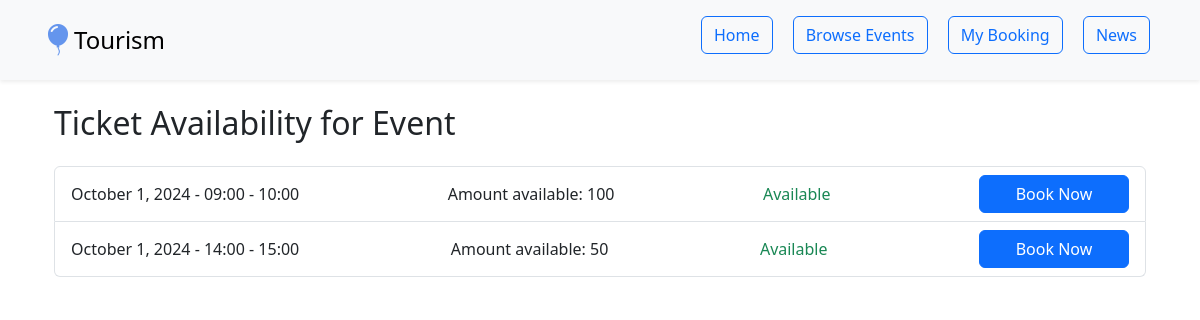
Page /availability/2 on the earlier database version.
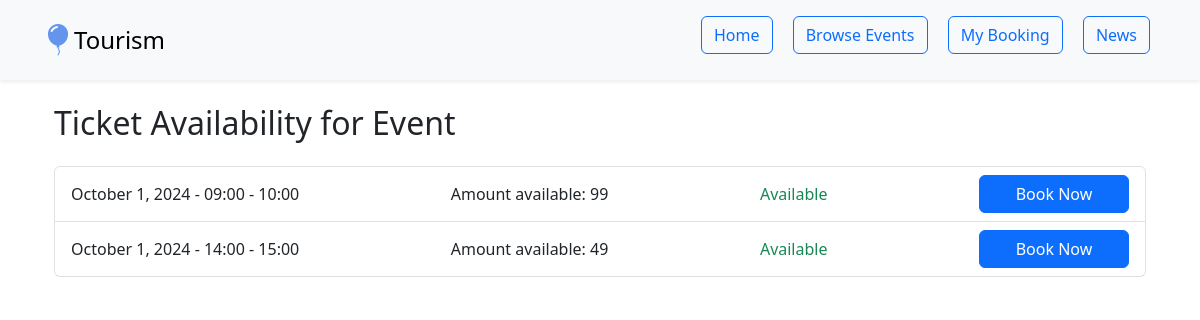
Same page on the later database version.
### project/objects.py (models this page shows)
class Ticketing(db.Model):
    id = db.Column(db.Integer, primary_key=True)
    event_id = db.Column(db.Integer, db.ForeignKey('event.id'), nullable=False)
    date = db.Column(db.String(50), nullable=False)
    time_slot = db.Column(db.String(20), nullable=False)
    available_tickets = db.Column(db.Integer, nullable=False)
    booked_quantity = db.Column(db.Integer, nullable=True, default=0)
    email = db.Column(db.String(100), nullable=True)

### project/app.py (the view)
@app.route('/availability/<int:event_id>')
def availability(event_id):
    tickets = Ticketing.query.filter_by(event_id=event_id).all()
    log("view ticket availability")
    return render_template('availability.html', tickets=tickets)

### project/app.py (called while the page is built)
def log(event):
    id, name, email = getUser()
    current_app.logger.info(f'{id}, {name}, {event}, CUSTOMLOG')

def getUser():
    return [
        session.get('user_id', 0),
        session.get('user_name', 'anonymous'),
        session.get('user_email', 'none')
    ]

### project/templates/availability.html (shortened to what this page needs)
{% extends 'layout.html' %}
{% block content %}
<div class="container">
  <h2 class="mb-4">Ticket Availability for Event</h2>
  <ul class="list-group">
    {% for ticket in tickets %}
    <li class="list-group-item d-flex justify-content-between align-items-center">
      <span>{{ ticket.date }} - {{ ticket.time_slot }}</span>
      <span>Amount available: {{ticket.available_tickets}}</span>
      <span class="{% if ticket.available_tickets > 0 %}text-success{% else %}text-danger{% endif %}">
        {% if ticket.available_tickets > 0 %}Available{% else %}Sold Out{% endif %}
      </span>
      <a href="{{ url_for('app.payment', ticket_id=ticket.id) }}"
         class="btn {% if ticket.available_tickets > 0 %}btn-primary{% else %}btn-secondary disabled{% endif %}"
         {% if ticket.available_tickets == 0 %}disabled{% endif %}>
        {% if ticket.available_tickets > 0 %}Book Now{% else %}Sold Out{% endif %}
      </a>
    </li>
    {% endfor %}
  </ul>
</div>
{% endblock %}

### project/templates/layout.html (shortened to what this page needs)
<!DOCTYPE html>
<html lang="en">
<head>
  <link rel="stylesheet" href="https://cdn.jsdelivr.net/npm/bootstrap-icons@1.11.3/font/bootstrap-icons.min.css">
  <link href="https://cdn.jsdelivr.net/npm/bootstrap@5.3.3/dist/css/bootstrap.min.css" rel="stylesheet">
</head>
<body>
  <header class="bg-light shadow-sm mb-4">
    <div class="container d-flex justify-content-between py-3">
       <a href="http://localhost:8000" class="d-flex align-items-center mb-3 mb-md-0 me-md-auto link-body-emphasis text-decoration-none">
        <i class="bi-balloon-fill" style="font-size: 2rem; color: cornflowerblue;"></i>
        <span class="fs-4">Tourism</span>
      </a>
      <nav>
        <a href="{{ url_for('app.index') }}" class="btn btn-outline-primary mx-2">Home</a>
        <a href="{{ url_for('app.browse_events') }}" class="btn btn-outline-primary mx-2">Browse Events</a>
        <a href="{{ url_for('app.my_booking_check') }}" class="btn btn-outline-primary mx-2">My Booking</a>
        <a href="{{ url_for('app.news') }}" class="btn btn-outline-primary mx-2">News</a>
      </nav>
    </div>
  </header>
  <main class="container">
    {% block content %}
    {% endblock %}
  </main>
</body>
</html>

### project/templates/layout.html (style rules this page uses)
html, body { height: 100%; margin: 0; }
body { display: flex; flex-direction: column; }
main { flex: 1; }
.btn-primary, .btn-secondary { width: 150px; text-align: center; }

Differences in the rows shown:
changed Ticketing (number 1 of 2 on the later page): available_tickets "100" → "99"
changed Ticketing (number 2 of 2 on the later page): available_tickets "50" → "49"
